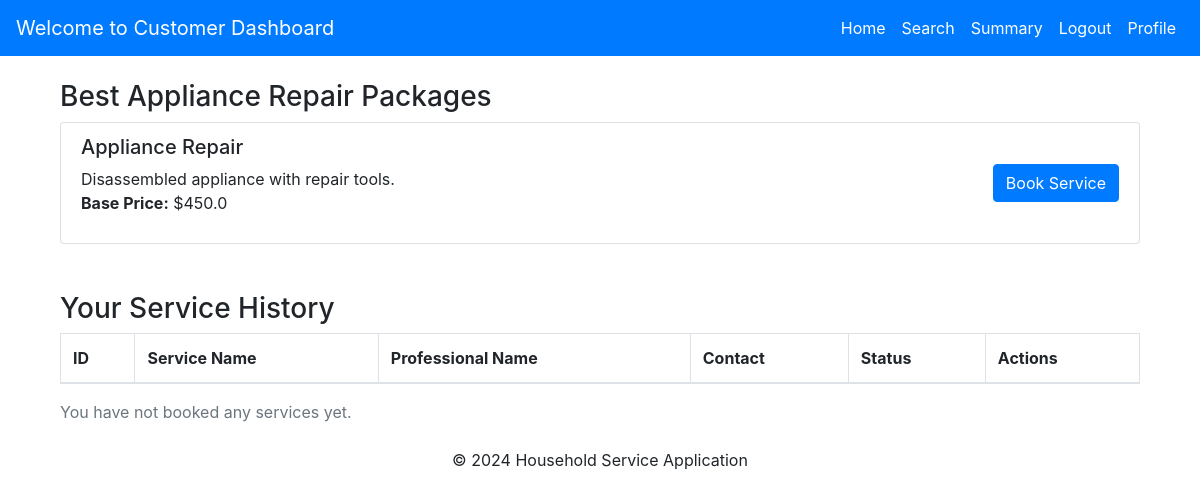
The app's page /customer/subcategory/10 (signed in), older data.
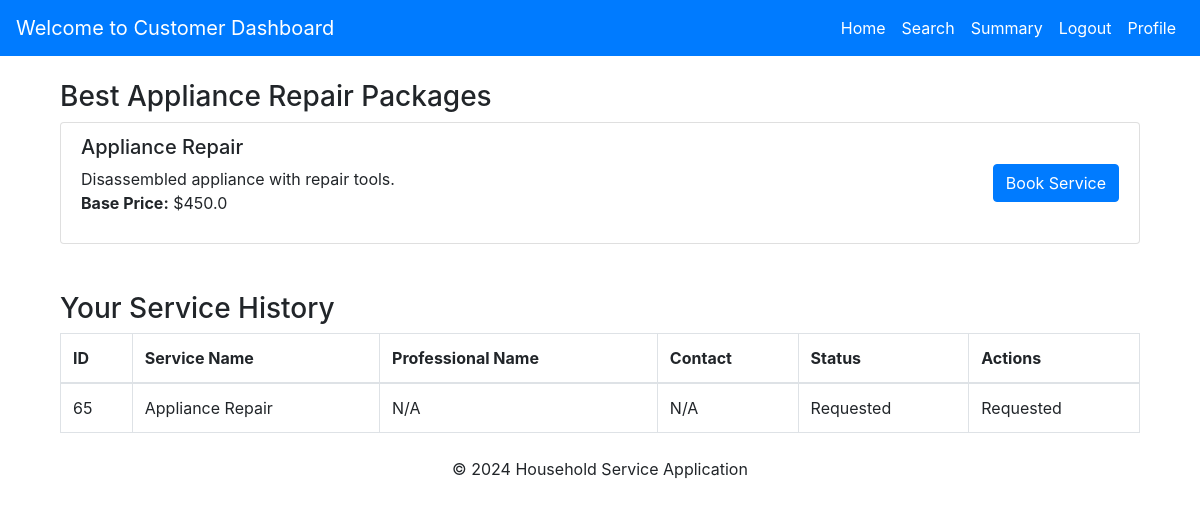
The same page, newer data.
### models.py (models this page shows, shortened)
class Service(db.Model):
    __tablename__ = 'service'
    service_id = db.Column(db.Integer, primary_key=True, autoincrement=True, nullable=False)
    user_id = db.Column(db.Integer, db.ForeignKey('users.user_id'), default=1, nullable=True)
    prof_id = db.Column(db.Integer, db.ForeignKey('service_professionals.prof_id'), default=1, nullable=True)
    name = db.Column(db.String(100), nullable=True)
    new_service_name = db.Column(db.String(100), nullable=True)
    description = db.Column(db.Text, nullable=True)
    base_price = db.Column(db.Float, nullable=False)
    date_created = db.Column(db.DateTime, default=datetime.utcnow)
    image = db.Column(db.String(255), nullable=True)

class ServiceRequest(db.Model):
    __tablename__ = 'service_requests'
    req_id = db.Column(db.Integer, primary_key=True, autoincrement=True, nullable=False)
    user_id = db.Column(db.Integer, db.ForeignKey('users.user_id'), nullable=True)
    service_id = db.Column(db.Integer, db.ForeignKey('service.service_id'), nullable=True)
    prof_id = db.Column(db.Integer, db.ForeignKey('service_professionals.prof_id'), nullable=True)
    status = db.Column(db.String(20), default='Requested', nullable=False)
    rating = db.Column(db.Integer)
    remarks = db.Column(db.String(255))
    requested_date = db.Column(db.DateTime, default=datetime.utcnow, nullable=False)
    close_date = db.Column(db.DateTime, default=datetime.utcnow, nullable=False)
    service = db.relationship('Service', backref='requests')
    professional = db.relationship('ServiceProfessional', backref='requests')

### customer_routes.py (the view, shortened to what this page needs)
@customer_bp.route('/subcategory/<int:service_id>', methods=['GET'])
def subcategory(service_id):
    service = Service.query.get(service_id)
    if not service:
        flash("Service not found!", "error")
        return redirect(url_for('customer.dashboard'))
    user_id = session.get('user_id')  # Get logged-in user's ID
    if not user_id:
        flash("You need to log in to access this page.", "danger")
        return redirect(url_for('main.login'))  # Redirect to login page
    services = Service.query.filter(Service.service_id == service_id).all()
    service_history = ServiceRequest.query.filter_by(service_id=service_id, user_id=user_id).all()
    return render_template(
        'user_panel/subcategory.html',
        service=service,
        services=services,
        service_history=service_history
    )

### templates/user_panel/subcategory.html (shortened to what this page needs)
{% extends 'user_panel/base.html' %}
{% block content %}
<div class="container">
    <section class="services mt-4">
        <h3>Best {{ service.name }} Packages</h3>
        <div class="list-group">
            {% for service in services %}
            <div class="list-group-item d-flex justify-content-between align-items-center">
                <div>
                    <h5>{{ service.name }}</h5>
                    <p>{{ service.description }}<br>
                    <strong>Base Price:</strong> ${{ service.base_price }}</p>
                </div>
                <a href="{{ url_for('customer.subcategory', service_id=service.service_id, action='book_service') }}"
                   class="btn btn-primary">Book Service</a>
            </div>
            {% endfor %}
        </div>
    </section>
    <section class="service-history mt-5">
        <h3>Your Service History</h3>
        <table class="table table-bordered">
            <thead>
                <tr>
                    <th>ID</th>
                    <th>Service Name</th>
                    <th>Professional Name</th>
                    <th>Contact</th>
                    <th>Status</th>
                    <th>Actions</th>
                </tr>
            </thead>
            <tbody>
                {% for service_request in service_history %}
                    <tr>
                        <td>{{ service_request.req_id }}</td>
                        <td>{{ service_request.service.name }}</td>
                        <td>{{ service_request.service_professionals.prof_name if service_request.service_professionals else 'N/A' }}</td>
                        <td>{{ service_request.service_professionals.contact if service_request.service_professionals else 'N/A' }}</td>
                        <td>{{ service_request.status }}</td>
                        <td>
                            {% if service_request.status == 'Closed' %}
                                Closed
                            {% elif service_request.status == 'Requested' %}
                                Requested
                            {% elif service_request.status == 'Accepted' %}
                                <a href="{{ url_for('customer.service_feedback', request_id=service_request.req_id) }}" class="btn btn-warning">Close?</a>
                            {% endif %}
                        </td>
                    </tr>
                {% endfor %}
            </tbody>
        </table>
        {% if not service_history %}
            <p class="text-muted mt-3">You have not booked any services yet.</p>
        {% endif %}
    </section>
</div>
{% endblock %}

Row changes from the older to the newer data that the page shows:
added ServiceRequest: req_id "65", service.name "Appliance Repair", service_professionals "N/A", status "Requested"
Text that changed along with them:
text no longer shown: "You have not booked any services yet."
